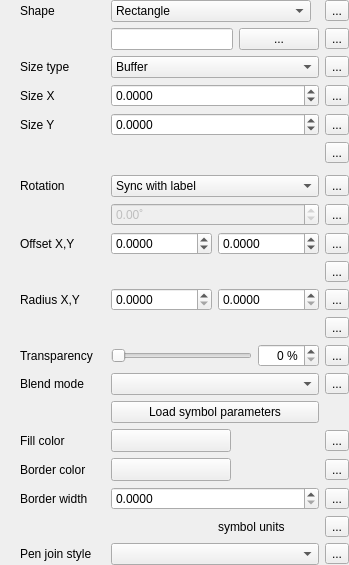
                         <widget class="QFrame" name="mShapeFrame">
                          <property name="frameShape">
                           <enum>QFrame::NoFrame</enum>
                          </property>
                          <layout class="QGridLayout" name="gridLayout_29">
                           <property name="leftMargin">
                            <number>20</number>
                           </property>
                           <property name="topMargin">
                            <number>0</number>
                           </property>
                           <property name="rightMargin">
                            <number>0</number>
                           </property>
                           <property name="bottomMargin">
                            <number>0</number>
                           </property>
                           <item row="12" column="0">
                            <widget class="QLabel" name="mShapeRadiusLabel">
                             <property name="text">
                              <string>Radius X,Y</string>
                             </property>
                            </widget>
                           </item>
                           <item row="12" column="1">
                            <layout class="QHBoxLayout" name="horizontalLayout_2">
                             <item>
                              <widget class="QgsDoubleSpinBox" name="mShapeRadiusXDbSpnBx">
                               <property name="sizePolicy">
                                <sizepolicy hsizetype="Preferred" vsizetype="Fixed">
                                 <horstretch>0</horstretch>
                                 <verstretch>0</verstretch>
                                </sizepolicy>
                               </property>
                               <property name="decimals">
                                <number>4</number>
                               </property>
                               <property name="maximum">
                                <double>999999999.990000009536743</double>
                               </property>
                              </widget>
                             </item>
                             <item>
                              <widget class="QgsDoubleSpinBox" name="mShapeRadiusYDbSpnBx">
                               <property name="sizePolicy">
                                <sizepolicy hsizetype="Preferred" vsizetype="Fixed">
                                 <horstretch>0</horstretch>
                                 <verstretch>0</verstretch>
                                </sizepolicy>
                               </property>
                               <property name="decimals">
                                <number>4</number>
                               </property>
                               <property name="maximum">
                                <double>999999999.990000009536743</double>
                               </property>
                              </widget>
                             </item>
                            </layout>
                           </item>
                           <item row="7" column="0">
                            <widget class="QLabel" name="label_23">
                             <property name="text">
                              <string>Rotation</string>
                             </property>
                            </widget>
                           </item>
                           <item row="17" column="2">
                            <widget class="QgsDataDefinedButton" name="mShapeFillColorDDBtn">
                             <property name="text">
                              <string>...</string>
                             </property>
                            </widget>
                           </item>
                           <item row="18" column="1">
                            <widget class="QgsColorButtonV2" name="mShapeBorderColorBtn">
                             <property name="sizePolicy">
                              <sizepolicy hsizetype="Fixed" vsizetype="Fixed">
                               <horstretch>0</horstretch>
                               <verstretch>0</verstretch>
                              </sizepolicy>
                             </property>
                             <property name="minimumSize">
                              <size>
                               <width>120</width>
                               <height>0</height>
                              </size>
                             </property>
                             <property name="maximumSize">
                              <size>
                               <width>120</width>
                               <height>16777215</height>
                              </size>
                             </property>
                            </widget>
                           </item>
                           <item row="5" column="2">
                            <widget class="QgsDataDefinedButton" name="mShapeSizeUnitsDDBtn">
                             <property name="text">
                              <string>...</string>
                             </property>
                            </widget>
                           </item>
                           <item row="19" column="2">
                            <widget class="QgsDataDefinedButton" name="mShapeBorderWidthDDBtn">
                             <property name="text">
                              <string>...</string>
                             </property>
                            </widget>
                           </item>
                           <item row="18" column="2">
                            <widget class="QgsDataDefinedButton" name="mShapeBorderColorDDBtn">
                             <property name="text">
                              <string>...</string>
                             </property>
                            </widget>
                           </item>
                           <item row="19" column="1">
                            <widget class="QgsDoubleSpinBox" name="mShapeBorderWidthSpnBx">
                             <property name="decimals">
                              <number>4</number>
                             </property>
                             <property name="minimum">
                              <double>0.000000000000000</double>
                             </property>
                             <property name="maximum">
                              <double>9999999.000000000000000</double>
                             </property>
                             <property name="showClearButton">
                              <bool>false</bool>
                             </property>
                            </widget>
                           </item>
                           <item row="15" column="2">
                            <widget class="QgsDataDefinedButton" name="mShapeBlendModeDDBtn">
                             <property name="text">
                              <string>...</string>
                             </property>
                            </widget>
                           </item>
                           <item row="6" column="1" colspan="2">
                            <widget class="QFrame" name="mShapeRotationFrame">
                             <layout class="QHBoxLayout" name="horizontalLayout_36">
                              <property name="margin">
                               <number>0</number>
                              </property>
                             </layout>
                            </widget>
                           </item>
                           <item row="3" column="0">
                            <widget class="QLabel" name="mShapeSizeXLabel">
                             <property name="text">
                              <string>Size X</string>
                             </property>
                            </widget>
                           </item>
                           <item row="2" column="0">
                            <widget class="QLabel" name="label_8">
                             <property name="text">
                              <string>Size type</string>
                             </property>
                            </widget>
                           </item>
                           <item row="0" column="0">
                            <widget class="QLabel" name="label_22">
                             <property name="text">
                              <string>Shape</string>
                             </property>
                            </widget>
                           </item>
                           <item row="4" column="0">
                            <widget class="QLabel" name="mShapeSizeYLabel">
                             <property name="text">
                              <string>Size Y</string>
                             </property>
                            </widget>
                           </item>
                           <item row="21" column="2">
                            <widget class="QgsDataDefinedButton" name="mShapePenStyleDDBtn">
                             <property name="text">
                              <string>...</string>
                             </property>
                            </widget>
                           </item>
                           <item row="14" column="0">
                            <widget class="QLabel" name="mShapeTranspLabel">
                             <property name="enabled">
                              <bool>true</bool>
                             </property>
                             <property name="text">
                              <string>Transparency</string>
                             </property>
                            </widget>
                           </item>
                           <item row="14" column="1">
                            <layout class="QHBoxLayout" name="horizontalLayout_38">
                             <item>
                              <widget class="QSlider" name="mShapeTranspSlider">
                               <property name="enabled">
                                <bool>true</bool>
                               </property>
                               <property name="sizePolicy">
                                <sizepolicy hsizetype="Expanding" vsizetype="Fixed">
                                 <horstretch>0</horstretch>
                                 <verstretch>0</verstretch>
                                </sizepolicy>
                               </property>
                               <property name="minimumSize">
                                <size>
                                 <width>50</width>
                                 <height>0</height>
                                </size>
                               </property>
                               <property name="maximum">
                                <number>100</number>
                               </property>
                               <property name="orientation">
                                <enum>Qt::Horizontal</enum>
                               </property>
                              </widget>
                             </item>
                             <item>
                              <widget class="QgsSpinBox" name="mShapeTranspSpinBox">
                               <property name="enabled">
                                <bool>true</bool>
                               </property>
                               <property name="alignment">
                                <set>Qt::AlignRight|Qt::AlignTrailing|Qt::AlignVCenter</set>
                               </property>
                               <property name="suffix">
                                <string> %</string>
                               </property>
                               <property name="maximum">
                                <number>100</number>
                               </property>
                              </widget>
                             </item>
                            </layout>
                           </item>
                           <item row="13" column="2">
                            <widget class="QgsDataDefinedButton" name="mShapeRadiusUnitsDDBtn">
                             <property name="text">
                              <string>...</string>
                             </property>
                            </widget>
                           </item>
                           <item row="15" column="1">
                            <widget class="QgsBlendModeComboBox" name="mShapeBlendCmbBx">
                             <property name="minimumSize">
                              <size>
                               <width>150</width>
                               <height>0</height>
                              </size>
                             </property>
                            </widget>
                           </item>
                           <item row="0" column="2">
                            <widget class="QgsDataDefinedButton" name="mShapeTypeDDBtn">
                             <property name="text">
                              <string>...</string>
                             </property>
                            </widget>
                           </item>
                           <item row="8" column="1">
                            <widget class="QgsDoubleSpinBox" name="mShapeRotationDblSpnBx">
                             <property name="enabled">
                              <bool>false</bool>
                             </property>
                             <property name="suffix">
                              <string notr="true">˚</string>
                             </property>
                             <property name="minimum">
                              <double>-180.000000000000000</double>
                             </property>
                             <property name="maximum">
                              <double>180.000000000000000</double>
                             </property>
                            </widget>
                           </item>
                           <item row="21" column="0">
                            <widget class="QLabel" name="mShapePenStyleLabel">
                             <property name="sizePolicy">
                              <sizepolicy hsizetype="Maximum" vsizetype="Preferred">
                               <horstretch>0</horstretch>
                               <verstretch>0</verstretch>
                              </sizepolicy>
                             </property>
                             <property name="text">
                              <string>Pen join style</string>
                             </property>
                            </widget>
                           </item>
                           <item row="17" column="0">
                            <widget class="QLabel" name="mShapeFillColorLabel">
                             <property name="sizePolicy">
                              <sizepolicy hsizetype="Maximum" vsizetype="Preferred">
                               <horstretch>0</horstretch>
                               <verstretch>0</verstretch>
                              </sizepolicy>
                             </property>
                             <property name="minimumSize">
                              <size>
                               <width>85</width>
                               <height>0</height>
                              </size>
                             </property>
                             <property name="text">
                              <string>Fill color</string>
                             </property>
                            </widget>
                           </item>
                           <item row="11" column="2">
                            <widget class="QgsDataDefinedButton" name="mShapeOffsetUnitsDDBtn">
                             <property name="text">
                              <string>...</string>
                             </property>
                            </widget>
                           </item>
                           <item row="18" column="0">
                            <widget class="QLabel" name="mShapeBorderColorLabel">
                             <property name="sizePolicy">
                              <sizepolicy hsizetype="Maximum" vsizetype="Preferred">
                               <horstretch>0</horstretch>
                               <verstretch>0</verstretch>
                              </sizepolicy>
                             </property>
                             <property name="text">
                              <string>Border color</string>
                             </property>
                            </widget>
                           </item>
                           <item row="4" column="2">
                            <widget class="QgsDataDefinedButton" name="mShapeSizeYDDBtn">
                             <property name="text">
                              <string>...</string>
                             </property>
                            </widget>
                           </item>
                           <item row="2" column="1">
                            <widget class="QComboBox" name="mShapeSizeCmbBx">
                             <item>
                              <property name="text">
                               <string>Buffer</string>
                              </property>
                             </item>
                             <item>
                              <property name="text">
                               <string>Fixed</string>
                              </property>
                             </item>
                            </widget>
                           </item>
                           <item row="3" column="1">
                            <widget class="QgsDoubleSpinBox" name="mShapeSizeXSpnBx">
                             <property name="suffix">
                              <string/>
                             </property>
                             <property name="decimals">
                              <number>4</number>
                             </property>
                             <property name="minimum">
                              <double>-9999999.000000000000000</double>
                             </property>
                             <property name="maximum">
                              <double>9999999.000000000000000</double>
                             </property>
                             <property name="showClearButton">
                              <bool>false</bool>
                             </property>
                            </widget>
                           </item>
                           <item row="3" column="2">
                            <widget class="QgsDataDefinedButton" name="mShapeSizeXDDBtn">
                             <property name="text">
                              <string>...</string>
                             </property>
                            </widget>
                           </item>
                           <item row="16" column="1">
                            <widget class="QPushButton" name="mShapeSVGParamsBtn">
                             <property name="text">
                              <string>Load symbol parameters</string>
                             </property>
                            </widget>
                           </item>
                           <item row="19" column="0">
                            <widget class="QLabel" name="mShapeBorderWidthLabel">
                             <property name="text">
                              <string>Border width</string>
                             </property>
                            </widget>
                           </item>
                           <item row="2" column="2">
                            <widget class="QgsDataDefinedButton" name="mShapeSizeTypeDDBtn">
                             <property name="text">
                              <string>...</string>
                             </property>
                            </widget>
                           </item>
                           <item row="4" column="1">
                            <widget class="QgsDoubleSpinBox" name="mShapeSizeYSpnBx">
                             <property name="suffix">
                              <string/>
                             </property>
                             <property name="decimals">
                              <number>4</number>
                             </property>
                             <property name="minimum">
                              <double>-9999999.000000000000000</double>
                             </property>
                             <property name="maximum">
                              <double>9999999.000000000000000</double>
                             </property>
                             <property name="showClearButton">
                              <bool>false</bool>
                             </property>
                            </widget>
                           </item>
                           <item row="15" column="0">
                            <widget class="QLabel" name="label_18">
                             <property name="sizePolicy">
                              <sizepolicy hsizetype="Maximum" vsizetype="Preferred">
                               <horstretch>0</horstretch>
                               <verstretch>0</verstretch>
                              </sizepolicy>
                             </property>
                             <property name="text">
                              <string>Blend mode</string>
                             </property>
                            </widget>
                           </item>
                           <item row="7" column="1">
                            <widget class="QComboBox" name="mShapeRotationCmbBx">
                             <item>
                              <property name="text">
                               <string>Sync with label</string>
                              </property>
                             </item>
                             <item>
                              <property name="text">
                               <string>Offset of label</string>
                              </property>
                             </item>
                             <item>
                              <property name="text">
                               <string>Fixed</string>
                              </property>
                             </item>
                            </widget>
                           </item>
                           <item row="7" column="2">
                            <widget class="QgsDataDefinedButton" name="mShapeRotationTypeDDBtn">
                             <property name="text">
                              <string>...</string>
                             </property>
                            </widget>
                           </item>
                           <item row="1" column="1" colspan="2">
                            <widget class="QFrame" name="mShapeSVGPathFrame">
                             <layout class="QHBoxLayout" name="horizontalLayout_26">
                              <property name="margin">
                               <number>0</number>
                              </property>
                              <item>
                               <widget class="QLineEdit" name="mShapeSVGPathLineEdit">
                                <property name="alignment">
                                 <set>Qt::AlignRight|Qt::AlignTrailing|Qt::AlignVCenter</set>
                                </property>
                               </widget>
                              </item>
                              <item>
                               <widget class="QPushButton" name="mShapeSVGSelectorBtn">
                                <property name="text">
                                 <string>...</string>
                                </property>
                               </widget>
                              </item>
                              <item>
                               <widget class="QgsDataDefinedButton" name="mShapeSVGPathDDBtn">
                                <property name="text">
                                 <string>...</string>
                                </property>
                               </widget>
                              </item>
                             </layout>
                            </widget>
                           </item>
                           <item row="14" column="2">
                            <widget class="QgsDataDefinedButton" name="mShapeTranspDDBtn">
                             <property name="text">
                              <string>...</string>
                             </property>
                            </widget>
                           </item>
                           <item row="21" column="1">
                            <widget class="QgsPenJoinStyleComboBox" name="mShapePenStyleCmbBx"/>
                           </item>
                           <item row="17" column="1">
                            <widget class="QgsColorButtonV2" name="mShapeFillColorBtn">
                             <property name="sizePolicy">
                              <sizepolicy hsizetype="Fixed" vsizetype="Fixed">
                               <horstretch>0</horstretch>
                               <verstretch>0</verstretch>
                              </sizepolicy>
                             </property>
                             <property name="minimumSize">
                              <size>
                               <width>120</width>
                               <height>0</height>
                              </size>
                             </property>
                             <property name="maximumSize">
                              <size>
                               <width>120</width>
                               <height>16777215</height>
                              </size>
                             </property>
                            </widget>
                           </item>
                           <item row="20" column="1">
                            <layout class="QHBoxLayout" name="horizontalLayout_43">
                             <item>
                              <widget class="QgsUnitSelectionWidget" name="mShapeBorderWidthUnitWidget" native="true"/>
                             </item>
                             <item>
                              <widget class="QLabel" name="mShapeSVGUnitsLabel">
                               <property name="text">
                                <string>symbol units</string>
                               </property>
                              </widget>
                             </item>
                            </layout>
                           </item>
                           <item row="20" column="2">
                            <widget class="QgsDataDefinedButton" name="mShapeBorderUnitsDDBtn">
                             <property name="text">
                              <string>...</string>
                             </property>
                            </widget>
                           </item>
                           <item row="8" column="2">
                            <widget class="QgsDataDefinedButton" name="mShapeRotationDDBtn">
                             <property name="text">
                              <string>...</string>
                             </property>
                            </widget>
                           </item>
                           <item row="0" column="1">
                            <layout class="QHBoxLayout" name="horizontalLayout_42">
                             <item>
                              <widget class="QComboBox" name="mShapeTypeCmbBx">
                               <property name="minimumSize">
                                <size>
                                 <width>200</width>
                                 <height>0</height>
                                </size>
                               </property>
                               <item>
                                <property name="text">
                                 <string>Rectangle</string>
                                </property>
                               </item>
                               <item>
                                <property name="text">
                                 <string>Square</string>
                                </property>
                               </item>
                               <item>
                                <property name="text">
                                 <string>Ellipse</string>
                                </property>
                               </item>
                               <item>
                                <property name="text">
                                 <string>Circle</string>
                                </property>
                               </item>
                               <item>
                                <property name="text">
                                 <string>SVG</string>
                                </property>
                               </item>
                              </widget>
                             </item>
                             <item>
                              <spacer name="horizontalSpacer_28">
                               <property name="orientation">
                                <enum>Qt::Horizontal</enum>
                               </property>
                               <property name="sizeHint" stdset="0">
                                <size>
                                 <width>0</width>
                                 <height>20</height>
                                </size>
                               </property>
                              </spacer>
                             </item>
                            </layout>
                           </item>
                           <item row="12" column="2">
                            <widget class="QgsDataDefinedButton" name="mShapeRadiusDDBtn">
                             <property name="text">
                              <string>...</string>
                             </property>
                            </widget>
                           </item>
                           <item row="9" column="0">
                            <widget class="QLabel" name="label_21">
                             <property name="text">
                              <string>Offset X,Y</string>
                             </property>
                            </widget>
                           </item>
                           <item row="9" column="1">
                            <layout class="QHBoxLayout" name="horizontalLayout_7">
                             <item>
                              <widget class="QgsDoubleSpinBox" name="mShapeOffsetXSpnBx">
                               <property name="sizePolicy">
                                <sizepolicy hsizetype="Preferred" vsizetype="Fixed">
                                 <horstretch>0</horstretch>
                                 <verstretch>0</verstretch>
                                </sizepolicy>
                               </property>
                               <property name="suffix">
                                <string/>
                               </property>
                               <property name="decimals">
                                <number>4</number>
                               </property>
                               <property name="minimum">
                                <double>-9999999.000000000000000</double>
                               </property>
                               <property name="maximum">
                                <double>9999999.000000000000000</double>
                               </property>
                              </widget>
                             </item>
                             <item>
                              <widget class="QgsDoubleSpinBox" name="mShapeOffsetYSpnBx">
                               <property name="sizePolicy">
                                <sizepolicy hsizetype="Preferred" vsizetype="Fixed">
                                 <horstretch>0</horstretch>
                                 <verstretch>0</verstretch>
                                </sizepolicy>
                               </property>
                               <property name="suffix">
                                <string/>
                               </property>
                               <property name="decimals">
                                <number>4</number>
                               </property>
                               <property name="minimum">
                                <double>-9999999.000000000000000</double>
                               </property>
                               <property name="maximum">
                                <double>9999999.000000000000000</double>
                               </property>
                              </widget>
                             </item>
                            </layout>
                           </item>
                           <item row="9" column="2">
                            <widget class="QgsDataDefinedButton" name="mShapeOffsetDDBtn">
                             <property name="text">
                              <string>...</string>
                             </property>
                            </widget>
                           </item>
                           <item row="5" column="1">
                            <widget class="QgsUnitSelectionWidget" name="mShapeSizeUnitWidget" native="true"/>
                           </item>
                           <item row="11" column="1">
                            <widget class="QgsUnitSelectionWidget" name="mShapeOffsetUnitWidget" native="true"/>
                           </item>
                           <item row="13" column="1">
                            <widget class="QgsUnitSelectionWidget" name="mShapeRadiusUnitWidget" native="true"/>
                           </item>
                          </layout>
                         </widget>
